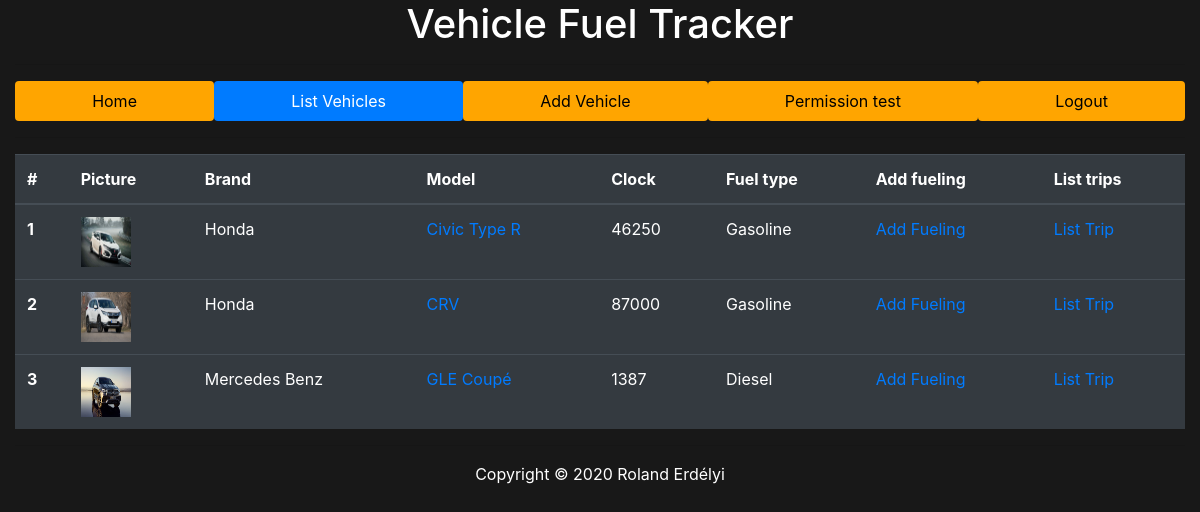
/index.php?P=listv (signed in), run on the app's committed database.
### tables this page shows
CREATE TABLE `vehicle` (
  `vehicle_id` int(11) NOT NULL,
  `user_id` int(11) NOT NULL,
  `vehicle_brand` varchar(250) NOT NULL,
  `vehicle_model` varchar(250) NOT NULL,
  `vehicle_clock` int(11) NOT NULL,
  `vehicle_fuel_type` int(1) NOT NULL
);

CREATE TABLE `filenames` (
  `vehicle_id` int(11) NOT NULL,
  `file_name` varchar(250) NOT NULL
);

### protected/userManager.php (called while the page is built, shortened)
<?php
    function IsUserLoggedIn()
    {
        return $_SESSION != null && array_key_exists('u_id', $_SESSION) && is_numeric($_SESSION['u_id']);
    }
?>

### protected/database.php (called while the page is built, shortened)
<?php
    function getConnection()
    {
        $connection = new PDO(DB_TYPE.':host='.DB_HOST.';dbname='.DB_NAME.';',DB_USER, DB_PASS);
        $connection->exec("SET NAMES '".DB_CHARSET."'");
        return $connection;
    }
    function getRecord($queryString, $queryParams = [])
    {
        $connection = getConnection();
        $statement = $connection->prepare($queryString);
        $success = $statement->execute($queryParams);
        $result = $success ? $statement->fetch(PDO::FETCH_ASSOC) : [];
        return $result;
    }
    function getList($queryString, $queryParams = [])
    {
        $connection = getConnection();
        $statement = $connection->prepare($queryString);
        $success = $statement->execute($queryParams);
        $result = $success ? $statement->fetchAll(PDO::FETCH_ASSOC) : [];
        return $result;
    }
?>

### protected/vehicle/list_vehicle.php (the view, shortened to what this page needs)
<?php if(!IsUserLoggedIn()) : ?>
    <h1>Page access is forbidden!</h1>
<?php else: ?>
    <?php
        $query = "SELECT vehicle_id, user_id, vehicle_brand, vehicle_model, vehicle_clock, vehicle_fuel_type FROM vehicle WHERE user_id = ?";
        $params = [$_SESSION['u_id']];
        $vehicles = getList($query, $params);
    ?>
    <?php if(count($vehicles) <= 0) : ?>
        <h1>You don't have any vehicles in the database!</h1>
    <?php else: ?>
        <table class="table table-dark">
                <thead>
                    <tr>
                        <th scope="col">#</th>
                        <th scope="col">Picture</th>
                        <th scope="col">Brand</th>
                        <th scope="col">Model</th>
                        <th scope="col">Clock</th>
                        <th scope="col">Fuel type</th>
                        <th scope="col">Add fueling</th>
                        <th scope="col">List trips</th>
                    </tr>
                </thead>
                <tbody>
                    <?php $i = 0; ?>
                    <?php foreach ($vehicles as $v) : ?>
                        <?php
                            $query = "SELECT vehicle_id, file_name FROM filenames WHERE vehicle_id = ?";
                            $params = [$v['vehicle_id']];
                            $filename = getRecord($query, $params);
                        ?>
                        <?php $i++; ?>
                        <tr>
                            <th scope="row"><?=$i?></th>
                            <td><?=empty($filename) ? '<a href="?P=upload&vid='.$v['vehicle_id'].'">Upload Image</a>' : '<img src="public/uploads/'.$filename['file_name'].'" alt="'.$v['vehicle_brand'].' '.$v['vehicle_model'].'" height="50" width="50">' ?></td>
                            <td><?=$v['vehicle_brand']?></td>
                            <td><a href="?P=profilev&vid=<?=$v['vehicle_id'] ?>"><?=$v['vehicle_model'] ?></a></td>
                            <td><?=$v['vehicle_clock']?></td>
                            <td><?=$v['vehicle_fuel_type'] == 0 ? 'Gasoline' : 'Diesel'?></td>
                            <td><a href="?P=addf&vid=<?=$v['vehicle_id']?>">Add Fueling</a></td>
                            <td><a href="?P=listt&vid=<?=$v['vehicle_id']?>">List Trip</a></td>
                        </tr>
                    <?php endforeach; ?>
                </tbody>
            </table>
    <?php endif; ?>
<?php endif; ?>

### index.php (shortened to what this page needs)
<!DOCTYPE html>
<html>
    <head>
        <link rel="stylesheet" href="https://stackpath.bootstrapcdn.com/bootstrap/4.4.1/css/bootstrap.min.css">
        <link rel="stylesheet" type="text/css" href="<?=PUBLIC_DIR.'styles.css'?>">
    </head>
    <body>
        <div class="container-fluid">
            <header><?php include_once PROTECTED_DIR.'header.php'; ?></header>
            <nav><?php require_once PROTECTED_DIR.'nav.php'; ?></nav>
            <content><?php require_once PROTECTED_DIR.'routing.php'; ?></content>
            <footer><?php include_once PROTECTED_DIR.'footer.php'; ?></footer>
        </div>
    </body>
</html>

### protected/header.php
<center><h1>Vehicle Fuel Tracker</h1><center>

### protected/nav.php
<hr>
<ul class="nav nav-pills nav-fill">
        <li class="nav-item">
            <a class="nav-link <?=$_GET['P'] == 'home' ? 'active' : ''?>" data-toggle="tab" href="index.php?P=home">Home</a>
        </li>
        <?php if(!IsUserLoggedIn()) : ?>
            <li class="nav-item">
                <a class="nav-link <?=$_GET['P'] == 'login' ? 'active' : ''?>" data-toggle="tab" href="index.php?P=login">Login</a>
            </li>
            <li class="nav-item">
                <a class="nav-link <?=$_GET['P'] == 'registration' ? 'active' : ''?>" data-toggle="tab" href="index.php?P=registration">Registration</a>
            </li>
        <?php else : ?>
            <li class="nav-item">
                <a class="nav-link <?=$_GET['P'] == 'listv' ? 'active' : ''?>" href="index.php?P=listv">List Vehicles</a>
            </li>
            <li class="nav-item">
                <a class="nav-link <?=$_GET['P'] == 'addv' ? 'active' : ''?>" href="index.php?P=addv">Add Vehicle</a>
            </li>
            <?php if(!isset($_SESSION['access_level']) || $_SESSION['access_level'] = 1) : ?>
                <li class="nav-item">
                    <a class="nav-link <?=$_GET['P'] == 'permission' ? 'active' : ''?>" href="index.php?P=permission">Permission test</a>
                </li>
            <?php endif; ?>
            <li class="nav-item">
                <a class="nav-link"href="index.php?P=logout">Logout</a>
            </li>
        <?php endif; ?>
    </ul>
<hr>

### protected/routing.php (shortened to what this page needs)
<?php
    switch ($_GET['P'])
    {
        case 'listv':
            IsUserLoggedIn() ? require_once PROTECTED_DIR.'vehicle/list_vehicle.php' : header('Location: index.php?P=home');
            break;
    }
?>

### protected/footer.php
<hr>
<center>Copyright &copy; 2020 Roland Erdélyi</center>

### public/styles.css (style rules this page uses)
body { background-color: #181818; color: white; }
.nav-pills .nav-link { color: white; }
.nav-pills .nav-link:not(.active) { background-color: orange; color: black; }

### data on the page
vehicle: filenames.file_name (picture), vehicle_brand "Honda", vehicle_model "Civic Type R", vehicle_clock "46250", vehicle_fuel_type "Gasoline"
vehicle: filenames.file_name (picture), vehicle_brand "Honda", vehicle_model "CRV", vehicle_clock "87000", vehicle_fuel_type "Gasoline"
vehicle: filenames.file_name (picture), vehicle_brand "Mercedes Benz", vehicle_model "GLE Coupé", vehicle_clock "1387", vehicle_fuel_type "Diesel"
